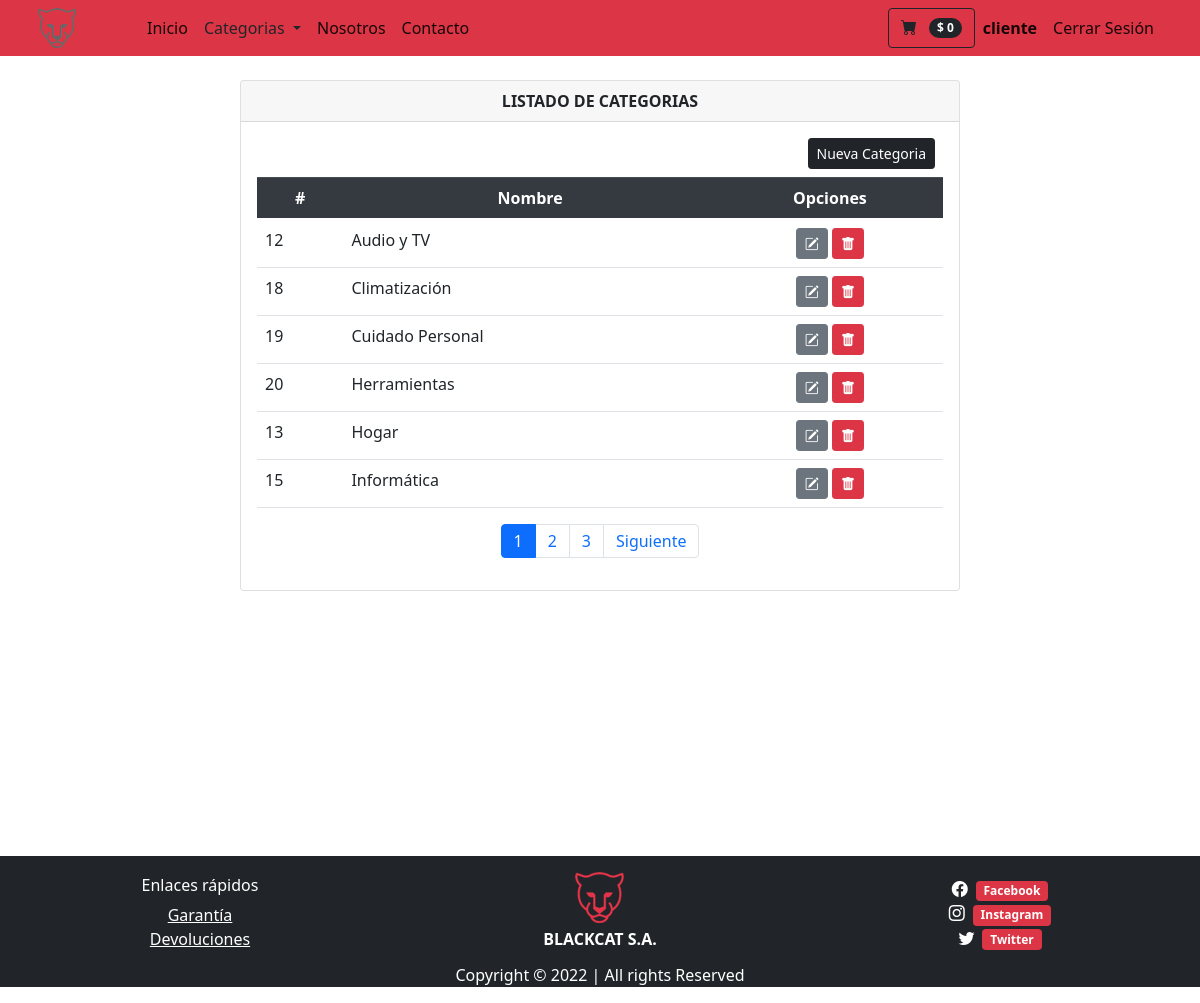
Screenshot of /categorias/ (signed in) with the database file from the repository.
### tienda/models.py (models this page shows, shortened)
class Categorias(models.Model):
    nombre = models.CharField(max_length=100)
    class Meta:
        db_table = "categorias"
        verbose_name = 'Categoria'
        verbose_name_plural = 'Categorias'
        ordering = ['id']

### tienda/views.py (the view)
# urls.py: path('categorias/', views.listCategorias, name='categorias'),
@login_required(login_url='/login')
def listCategorias(request):
    lista_categorias = Categorias.objects.all().order_by('nombre')
    page = request.GET.get('page', 1)
    try:
        paginator = Paginator(lista_categorias, 6)
        lista_categorias = paginator.page(page)
    except:
        raise Http404
    data = {'entity': lista_categorias,
            'title': 'LISTADO DE CATEGORIAS',
            'paginator': paginator
            }
    return render(request,'categorias.html', data)

### tienda/context_processors.py (called while the page is built)
def extras(request):
	lista_categorias = Categorias.objects.all().order_by('nombre')
	return {'categorias':lista_categorias}

def importe_total_carro(request):
	total=0
	if request.user.is_authenticated:
		if "carro" in request.session:
			for key, value in request.session["carro"].items():
				total= total + int(value["precio"])
	return {"importe_total_carro":total}

### templates/categorias.html
{% extends 'layouts/tienda.html' %} {% block content %}
<div class="min-vh-100 d-flex flex-colum py-4">
    <div class="container">
        <div class="row justify-content-center">
            <div class="col-lg-8 col-md-6 col-sm-4 animate__animated animate__backInRight animate__delay-0.4s">
                <div class="card">
                    <div class="card-header text-center font-weight-bold">
                        {{ title }}
                    </div>
                    <div class="card-body  table-responsive">
                        <div class="d-flex justify-content-end mb-2 mx-2">
                            <a href="/addcategoria" class="btn btn-dark btn-sm pull-right" type="submit">
                            Nueva Categoria
                            </a>
                        </div>
                        <table class="table table-condensed">
                            <thead class="thead-dark">
                                <tr class="text-center">
                                    <th scope="col">#</th>
                                    <th scope="col">Nombre</th>
                                    <th colspan="2">Opciones</th>
                                </tr>
                            </thead>
                            <tbody>
                                {% load bootstrap_icons %} {% if entity %} {% for categoria in entity %}
                                <tr>
                                    <td>{{ categoria.id }}</td>
                                    <td>{{ categoria.nombre }}</td>
                                    <td colspan="2" class="text-center">
                                        <a class="btn btn-secondary btn-sm" href="{% url 'tienda:editcategoria' categoria.id %}" type="button"><i class="bi bi-pencil-square"></i></a>
                                        <a class="btn btn-danger btn-sm" href="{% url 'tienda:deleteCategoria' categoria.id %}" type="button"><i class="bi bi-trash-fill"></i></a>
                                    </td>
                                </tr>
                                {% endfor %} {% else %}
                                <div class="text-center text-warning">
                                    <h3> No se encontraron Productos!!</h3>
                                </div>
                                {% endif %}
                            </tbody>
                        </table>
                        <div>
                            {% include 'paginator.html' %}
                        </div>
                    </div>
                </div>
            </div>
        </div>
    </div>
</div>
{% endblock %}

### templates/layouts/tienda.html (shortened to what this page needs)
{% load static %}
<!DOCTYPE html>
<html lang="es">
<head>
    <link href="https://cdn.jsdelivr.net/npm/bootstrap-icons@1.5.0/font/bootstrap-icons.css" rel="stylesheet" />
    <link rel="stylesheet" href="https://cdn.jsdelivr.net/npm/bootstrap@4.5.3/dist/css/bootstrap.min.css">
    <link rel="stylesheet" href="https://cdnjs.cloudflare.com/ajax/libs/animate.css/4.1.1/animate.min.css" />
    <link href="{% static 'css/styles.css' %}" rel="stylesheet" />
</head>
<body>
    <nav class="navbar navbar-expand-lg navbar-light bg-danger sticky-top">
        <div class="container px-2 px-lg-2">
            <a class="navbar-logo" href="/">
                <img class="img-fluid" src="{% static 'assets/logo2.png' %}" width="50%" heigth="50%" alt="logo">
            </a>
            <div class="collapse navbar-collapse" id="navbarSupportedContent">
                <ul class="navbar-nav me-auto mb-2 mb-lg-0 ms-lg-4">
                    <li class="nav-item">
                        <a class="nav-link active" aria-current="page" href="/"></span>
                            Inicio
                        </a>
                    </li>
                    <div class="dropdown show">
                        <a class="nav-link dropdown-toggle text-dark" href="#" role="button" id="dropdownMenuLink" data-toggle="dropdown" aria-haspopup="true" aria-expanded="false">
                            Categorias
                        </a>
                    </div>
                    <li class="nav-item">
                        <a class="nav-link active" aria-current="page" href="/nosotros">
                            Nosotros
                        </a>
                    </li>
                    <li class="nav-item">
                        <a class="nav-link active" aria-current="page" href="/contacto">
                            Contacto
                        </a>
                    </li>
                </ul>
                <ul class="navbar-nav d-flex ml-auto mb-2 mb-lg-0 ms-lg-4">
                    {% if user.is_authenticated %}
                    {% load humanize %}
                    <div class="d-flex">
                        <a href="{% url 'tienda:viewcart' %}" class="btn btn-outline-dark">
                            <i class="bi-cart-fill me-1"></i>
                            <span class="badge bg-dark text-white ms-1 rounded-pill">$ {{ importe_total_carro | intcomma }}</span>
                        </a>
                    </div>
                    <li class="nav-item">
                        <a class="nav-link active" aria-current="page" href="#">
                            <b>{{ user.username }}</b>
                        </a>
                    </li>
                    <li class="nav-item">
                        <a class="nav-link active" aria-current="page" href="{% url 'logout' %}">
                                    Cerrar Sesión
                            </a>
                    </li>
                    {% endif %}
                </ul>
            </div>
        </div>
    </nav>
    <section class="container">
        {% block content%} {% endblock %}
    </section>
    <footer class="container-fluid my-0 pt-3 pb-0 bg-dark">
        <div class="row">
            <ul class="col-4 list-unstyled text-center mx-auto my-auto">
                <h6 class="text-white">Enlaces rápidos</h6>
                <li class="list-unstyled text-white">
                    <a href="/garantia" class="stretched-link text-white">Garantía</a></li>
                <li>
                    <a href="/devoluciones" class="stretched-link text-white">Devoluciones</a></li>
            </ul>
            <ul class="col-4 list-unstyled text-center mx-auto my-auto">
                <img class="img-fluid pb-1 " src="{% static 'assets/logo.png' %}" alt="logo">
                <p class="font-weight-bold text-white text-center mb-1">BLACKCAT S.A.</p>
            </ul>
            <ul class="col-4 list-unstyled my-auto mx-auto text-center">
                {% load bootstrap_icons %}
                <li>
                    <a href="#"> <i class="bi bi-facebook text-white mr-2"></i><span class="badge badge-danger">Facebook</span> </a>
                </li>
                <li>
                    <a href="#"> <i class="bi bi-instagram text-white mr-2"></i><span class="badge badge-danger">Instagram</span> </a>
                </li>
                <li>
                    <a href="#"> <i class="bi bi-twitter text-white mr-2"></i><span class="badge badge-danger">Twitter</span> </a>
                </li>
            </ul>
        </div>
        <div class="text-center">
            <p class="pt-2 text-white">Copyright &copy; 2022 | All rights Reserved</p>
        </div>
    </footer>
</body>
</html>

### rows the page displays
Categorias: id "12", nombre "Audio y TV"
Categorias: id "18", nombre "Climatización"
Categorias: id "19", nombre "Cuidado Personal"
Categorias: id "20", nombre "Herramientas"
Categorias: id "13", nombre "Hogar"
Categorias: id "15", nombre "Informática"

### other values shown
{{ importe_total_carro | intcomma }} "0"
{{ user.username }} "cliente"
{{ title }} "LISTADO DE CATEGORIAS"
{{ page }} "1" "2" "3"
